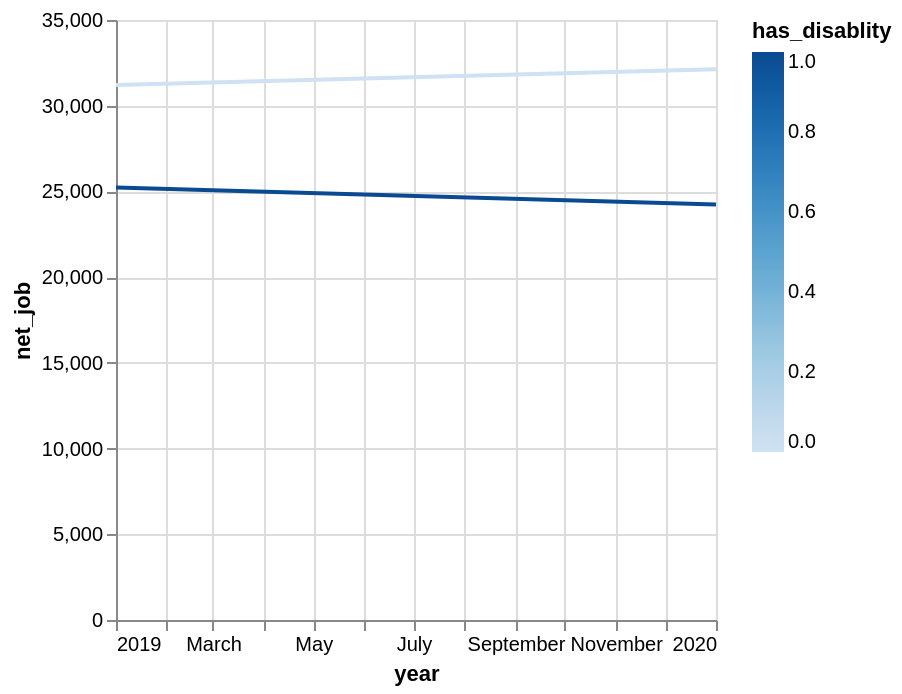

This figure's notebook cell:
### Code cell
(
    working_data
        .filter(~pl.col('idind').is_in(ids_to_exclude_0 + ids_to_exclude_1))
        .with_columns(pl.col('year').cast(pl.Int32).cast(pl.String).str.to_date("%Y"))
        .group_by(['year', 'has_disablity']).agg(pl.col('net_job').mean())
).plot.line(x='year', y='net_job', color='has_disablity')

### Figure 1 — Vega specification as saved in the notebook (floating-point values rounded to 4 significant figures)
{"$schema": "https://vega.github.io/schema/vega/v6.json", "data": [{"name": "param_1e9efca18e7a2868_store"}, {"name": "source_0", "values": [{"year": "2020-01-01T00:00:00.000", "has_disablity": 0, "net_job": 32130.0}, {"year": "2019-01-01T00:00:00.000", "has_disablity": 0, "net_job": 31210.0}, {"year": "2020-01-01T00:00:00.000", "has_disablity": 1, "net_job": 24240.0}, {"year": "2019-01-01T00:00:00.000", "has_disablity": 1, "net_job": 25230.0}], "transform": [{"type": "formula", "expr": "toDate(datum['year'])", "as": "year"}]}, {"name": "source_0_y_domain_net_job", "values": [{"min": 24240.0, "max": 32130.0}]}, {"name": "source_0_color_domain_has_disablity", "values": [{"min": 0, "max": 1}]}], "signals": [{"name": "unit", "value": {}, "on": [{"events": "pointermove", "update": "isTuple(group()) ? group() : unit"}]}, {"name": "param_1e9efca18e7a2868", "update": "vlSelectionResolve(\"param_1e9efca18e7a2868_store\", \"union\")"}, {"name": "param_1e9efca18e7a2868_year", "on": [{"events": [{"source": "view", "type": "dblclick"}], "update": "null"}, {"events": {"signal": "param_1e9efca18e7a2868_translate_delta"}, "update": "panLinear(param_1e9efca18e7a2868_translate_anchor.extent_x, -param_1e9efca18e7a2868_translate_delta.x / width)"}, {"events": {"signal": "param_1e9efca18e7a2868_zoom_delta"}, "update": "zoomLinear(domain(\"x\"), param_1e9efca18e7a2868_zoom_anchor.x, param_1e9efca18e7a2868_zoom_delta)"}]}, {"name": "param_1e9efca18e7a2868_net_job", "on": [{"events": [{"source": "view", "type": "dblclick"}], "update": "null"}, {"events": {"signal": "param_1e9efca18e7a2868_translate_delta"}, "update": "panLinear(param_1e9efca18e7a2868_translate_anchor.extent_y, param_1e9efca18e7a2868_translate_delta.y / height)"}, {"events": {"signal": "param_1e9efca18e7a2868_zoom_delta"}, "update": "zoomLinear(domain(\"y\"), param_1e9efca18e7a2868_zoom_anchor.y, param_1e9efca18e7a2868_zoom_delta)"}]}, {"name": "param_1e9efca18e7a2868_tuple", "on": [{"events": [{"signal": "param_1e9efca18e7a2868_year || param_1e9efca18e7a2868_net_job"}], "update": "param_1e9efca18e7a2868_year && param_1e9efca18e7a2868_net_job ? {unit: \"\", fields: param_1e9efca18e7a2868_tuple_fields, values: [param_1e9efca18e7a2868_year,param_1e9efca18e7a2868_net_job]} : null"}]}, {"name": "param_1e9efca18e7a2868_tuple_fields", "value": [{"field": "year", "channel": "x", "type": "R"}, {"field": "net_job", "channel": "y", "type": "R"}]}, {"name": "param_1e9efca18e7a2868_translate_anchor", "value": {}, "on": [{"events": [{"source": "scope", "type": "pointerdown"}], "update": "{x: x(unit), y: y(unit), extent_x: domain(\"x\"), extent_y: domain(\"y\")}"}]}, {"name": "param_1e9efca18e7a2868_translate_delta", "value": {}, "on": [{"events": [{"source": "window", "between": [{"source": "scope", "type": "pointerdown"}, {"source": "window", "type": "pointerup"}], "consume": true, "type": "pointermove"}], "update": "{x: param_1e9efca18e7a2868_translate_anchor.x - x(unit), y: param_1e9efca18e7a2868_translate_anchor.y - y(unit)}"}]}, {"name": "param_1e9efca18e7a2868_zoom_anchor", "on": [{"events": [{"source": "scope", "consume": true, "type": "wheel"}], "update": "{x: invert(\"x\", x(unit)), y: invert(\"y\", y(unit))}"}]}, {"name": "param_1e9efca18e7a2868_zoom_delta", "on": [{"events": [{"source": "scope", "type": "wheel", "consume": true}], "update": "pow(1.001, event.deltaY * pow(16, event.deltaMode))", "force": true}]}, {"name": "param_1e9efca18e7a2868_modify", "on": [{"events": {"signal": "param_1e9efca18e7a2868_tuple"}, "update": "modify(\"param_1e9efca18e7a2868_store\", param_1e9efca18e7a2868_tuple, true)"}]}], "marks": [{"type": "group", "name": "pathgroup", "from": {"facet": {"data": "source_0", "name": "faceted_path_main", "groupby": ["has_disablity"]}}, "encode": {"update": {"width": {"field": {"signal": null, "datum": null, "group": "width", "parent": null}}, "height": {"field": {"signal": null, "datum": null, "group": "height", "parent": null}}}}, "marks": [{"type": "line", "name": "marks", "from": {"data": "faceted_path_main"}, "sort": {"field": "x"}, "encode": {"update": {"x": {"field": "year", "scale": "x"}, "y": {"field": "net_job", "scale": "y"}, "defined": {"signal": "isValid(datum[\"year\"]) && isFinite(+datum[\"year\"]) && isValid(datum[\"net_job\"]) && isFinite(+datum[\"net_job\"]) && isValid(datum[\"has_disablity\"]) && isFinite(+datum[\"has_disablity\"])"}, "tooltip": {"signal": "{\"year\": timeFormat(datum[\"year\"], \"%b %d, %Y\"), \"net_job\": format(datum[\"net_job\"], \"\"), \"has_disablity\": format(datum[\"has_disablity\"], \"\")}"}, "stroke": {"field": "has_disablity", "scale": "color"}}}, "interactive": true, "style": ["line"], "clip": true}]}], "scales": [{"name": "x", "type": "time", "domain": {"data": "source_0", "field": "year"}, "range": [0, {"signal": "width"}], "domainRaw": {"signal": "param_1e9efca18e7a2868[\"year\"]"}}, {"name": "y", "type": "linear", "domain": [{"signal": "(data(\"source_0_y_domain_net_job\")[0] || {}).min"}, {"signal": "(data(\"source_0_y_domain_net_job\")[0] || {}).max"}], "range": [{"signal": "height"}, 0], "zero": true, "domainRaw": {"signal": "param_1e9efca18e7a2868[\"net_job\"]"}, "nice": true}, {"name": "color", "type": "linear", "domain": [{"signal": "(data(\"source_0_color_domain_has_disablity\")[0] || {}).min"}, {"signal": "(data(\"source_0_color_domain_has_disablity\")[0] || {}).max"}], "range": "ramp", "zero": false, "interpolate": "hcl"}], "axes": [{"scale": "x", "zindex": 0, "aria": false, "ticks": false, "gridScale": "y", "maxExtent": 0, "tickCount": {"signal": "ceil(width/40)"}, "minExtent": 0, "orient": "bottom", "labels": false, "domain": false, "grid": true}, {"scale": "y", "maxExtent": 0, "zindex": 0, "tickCount": {"signal": "ceil(height/40)"}, "domain": false, "ticks": false, "orient": "left", "gridScale": "x", "minExtent": 0, "labels": false, "aria": false, "grid": true}, {"scale": "x", "zindex": 0, "title": "year", "labelFlush": true, "labelOverlap": true, "orient": "bottom", "grid": false, "tickCount": {"signal": "ceil(width/40)"}}, {"scale": "y", "title": "net_job", "zindex": 0, "grid": false, "labelOverlap": true, "tickCount": {"signal": "ceil(height/40)"}, "orient": "left"}], "legends": [{"stroke": "color", "gradientLength": {"signal": "clamp(height, 64, 200)"}, "title": "has_disablity"}], "padding": 5, "width": 300, "background": "white", "height": 300, "style": "cell"}
